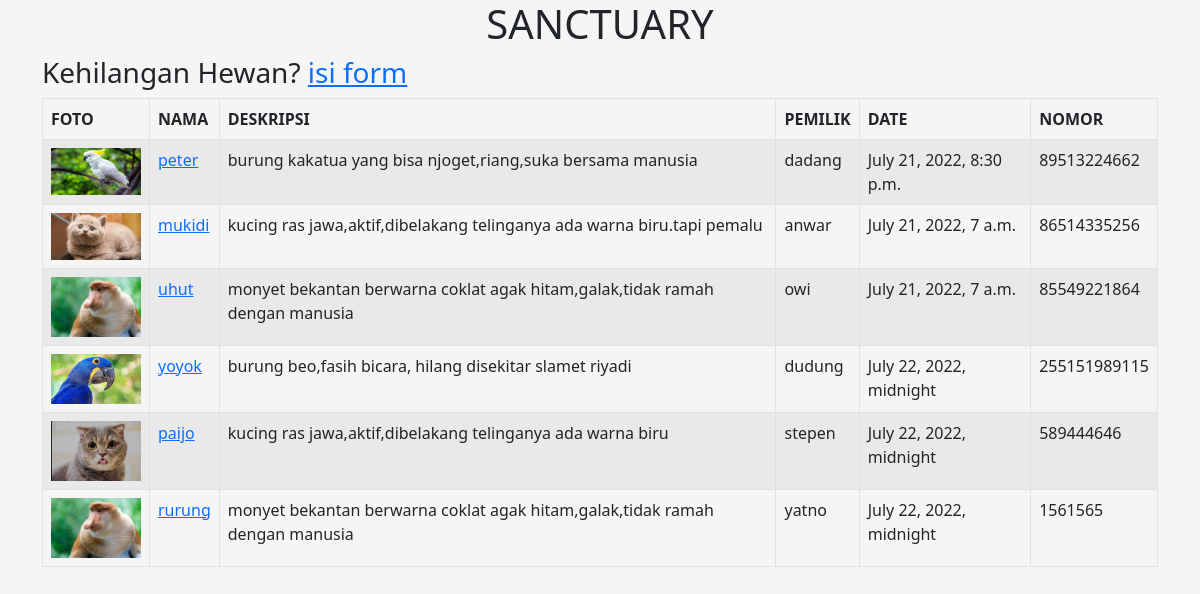
The page / on the database its author committed.
### Penolong/models.py (models this page shows, shortened)
class Hewan(models.Model):
    Nama        = models.CharField(max_length=90)
    Deskripsi   = models.TextField(null=True)
    Pemilik     = models.CharField(max_length=90)
    Nomor       = models.IntegerField()
    Date        = models.DateTimeField()
    Jenis_id    = models.ForeignKey(Jenis,on_delete=models.CASCADE,null=True)
    gambar      = models.ImageField(upload_to='gambar', null=True)

### Penolong/views.py (the view)
# urls.py: path('', daftar,name='daftar'),
def daftar(request):
    hewans = Hewan.objects.all()
    konteks = {
        'hewans': hewans,
    }
    return render(request,'daftar.html', konteks)

### Penolong/templates/daftar.html
{% extends 'base.html'%}
{% block content %}
    <center>
        <h1>SANCTUARY</h1>
    </center>
<div class="container">
    <div class="row">
        <div class="col-md-12">
            <h3>
                Kehilangan Hewan?
                <a href="{% url 'tambah_hewan' %}">isi form</a>
            </h3>
            <table class="table table-bordered table-striped">
                <thead>
                    <tr>
                        <th>FOTO</th>
                        <th>NAMA</th>
                        <th>DESKRIPSI</th>
                        <th>PEMILIK</th>
                        <th>DATE</th>
                        <th>NOMOR</th>
                    </tr>
                </thead>
                <tbody>
                    {% for Hewan in hewans %}
                    <tr>
                        <td>
                            {% if Hewan.gambar %}
                                <img src="{{ Hewan.gambar.url }}" width="90px">
                            {% endif %}
                        </td>
                        <td><a href="{% url 'ubah_hewan' Hewan.id %}">{{ Hewan.Nama }}</a></td>
                        <td>{{ Hewan.Deskripsi }}</td>
                        <td>{{ Hewan.Pemilik }}</td>
                        <td>{{ Hewan.Date }}</td>
                        <td>{{ Hewan.Nomor }}</td>
                    </tr>
                    {% endfor %}
                </tbody>
            </table>
        </div>
    </div>
</div>
{% endblock %}

### templates/base.html (shortened to what this page needs)
{% load static %}
<!DOCTYPE html>
<html lang="en">
<head>
    <link rel="stylesheet" href="{% static 'css/bootstrap.min.css' %}">
    <link rel="stylesheet" href="{% static 'css/style.css' %}">
</head>
<body>
{% block content %}
{% endblock %}
</body>
</html>

### static/css/style.css (style rules this page uses)
body { background-color: whitesmoke ; }

### rows shown on the page
Hewan: gambar (picture), Nama "peter", Deskripsi "burung kakatua yang bisa njoget,riang,suka bersama manusia", Pemilik "dadang", Date "July 21, 2022, 8:30 p.m.", Nomor "89513224662"
Hewan: gambar (picture), Nama "mukidi", Deskripsi "kucing ras jawa,aktif,dibelakang telinganya ada warna biru.tapi pemalu", Pemilik "anwar", Date "July 21, 2022, 7 a.m.", Nomor "86514335256"
Hewan: gambar (picture), Nama "uhut", Deskripsi "monyet bekantan berwarna coklat agak hitam,galak,tidak ramah dengan manusia", Pemilik "owi", Date "July 21, 2022, 7 a.m.", Nomor "85549221864"
Hewan: gambar (picture), Nama "yoyok", Deskripsi "burung beo,fasih bicara, hilang disekitar slamet riyadi", Pemilik "dudung", Date "July 22, 2022, midnight", Nomor "255151989115"
Hewan: gambar (picture), Nama "paijo", Deskripsi "kucing ras jawa,aktif,dibelakang telinganya ada warna biru", Pemilik "stepen", Date "July 22, 2022, midnight", Nomor "589444646"
Hewan: gambar (picture), Nama "rurung", Deskripsi "monyet bekantan berwarna coklat agak hitam,galak,tidak ramah dengan manusia", Pemilik "yatno", Date "July 22, 2022, midnight", Nomor "1561565"
